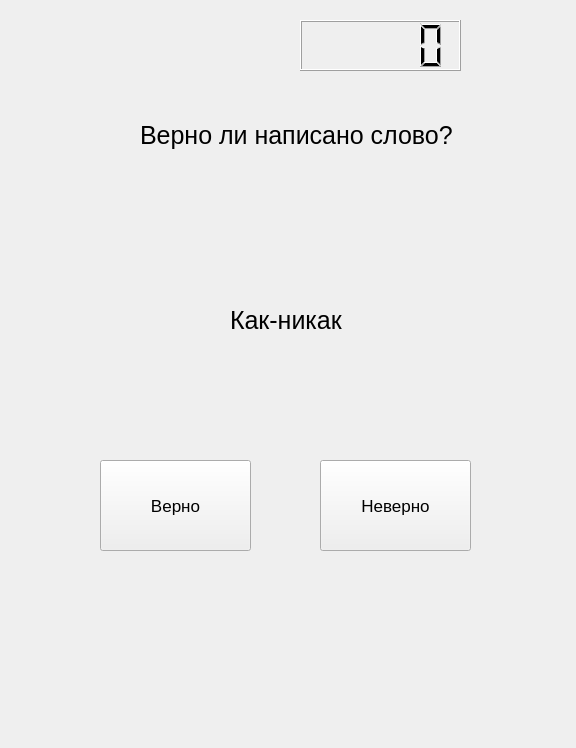
<?xml version="1.0" encoding="UTF-8"?>
<ui version="4.0">
 <class>Form</class>
 <widget class="QWidget" name="Form">
  <property name="geometry">
   <rect>
    <x>0</x>
    <y>0</y>
    <width>576</width>
    <height>748</height>
   </rect>
  </property>
  <property name="font">
   <font>
    <pointsize>9</pointsize>
   </font>
  </property>
  <property name="windowTitle">
   <string>Form</string>
  </property>
  <widget class="QPushButton" name="true_btn">
   <property name="geometry">
    <rect>
     <x>100</x>
     <y>460</y>
     <width>151</width>
     <height>91</height>
    </rect>
   </property>
   <property name="font">
    <font>
     <pointsize>13</pointsize>
    </font>
   </property>
   <property name="text">
    <string>Верно</string>
   </property>
  </widget>
  <widget class="QPushButton" name="false_btn">
   <property name="geometry">
    <rect>
     <x>320</x>
     <y>460</y>
     <width>151</width>
     <height>91</height>
    </rect>
   </property>
   <property name="font">
    <font>
     <pointsize>13</pointsize>
    </font>
   </property>
   <property name="text">
    <string>Неверно</string>
   </property>
  </widget>
  <widget class="QLabel" name="label">
   <property name="geometry">
    <rect>
     <x>140</x>
     <y>110</y>
     <width>341</width>
     <height>51</height>
    </rect>
   </property>
   <property name="font">
    <font>
     <pointsize>19</pointsize>
    </font>
   </property>
   <property name="text">
    <string>Верно ли написано слово?</string>
   </property>
  </widget>
  <widget class="QLabel" name="label_2">
   <property name="geometry">
    <rect>
     <x>230</x>
     <y>290</y>
     <width>201</width>
     <height>61</height>
    </rect>
   </property>
   <property name="font">
    <font>
     <pointsize>19</pointsize>
    </font>
   </property>
   <property name="text">
    <string>Как-никак</string>
   </property>
  </widget>
  <widget class="QLCDNumber" name="timer">
   <property name="geometry">
    <rect>
     <x>300</x>
     <y>20</y>
     <width>161</width>
     <height>51</height>
    </rect>
   </property>
  </widget>
 </widget>
 <resources/>
 <connections/>
</ui>
